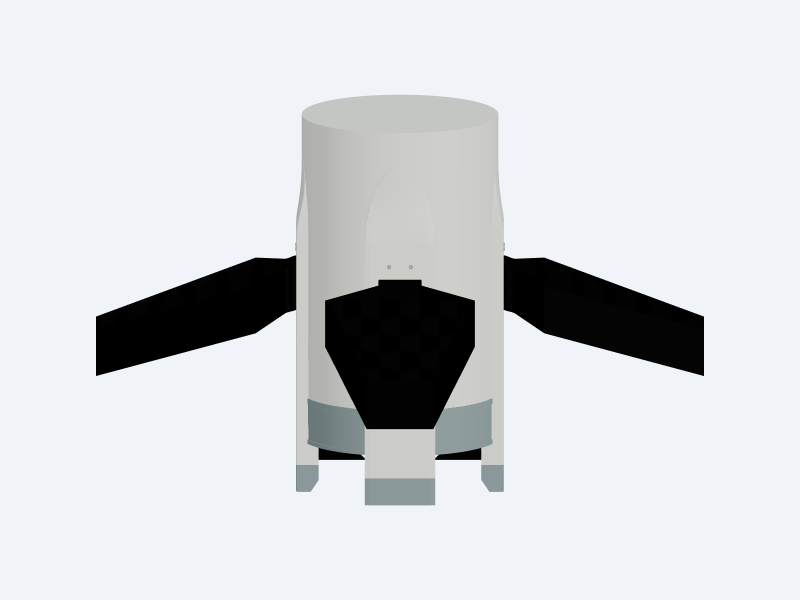
#> input picture cad/kris/Kris_housing_example_face.png, 1600 x 1200 px (shown at 1/2 size)
$ python -i compare_vodopad_stencil.py   (imports and definitions only)
#> lines starting #> are read from the running program, lines starting #| are printed output that depends on the picture; after the words box and inside, x2 and y2 are one past the last pixel; in counts of white or black regions, pixels touching at a corner belong together
#> further down, picture is the input picture: PIL image 1600x1200 RGBA; mean R, G, B, A 211.3, 214.7, 218.2, 255
import argparse
from collections import deque
from pathlib import Path

from PIL import Image, ImageChops, ImageDraw, ImageFilter


REFERENCE_SIZE = (772, 397)
MIDDLE_CROP = (30, 132, 740, 238)


def threshold_reference(image):
    grayscale = image.convert("L")
    return grayscale.point(lambda value: 255 if value < 248 else 0)


# [40 lines left out: function largest_component, not called in this run]


def render_mask(image):
    background = Image.new("RGB", image.size, image.getpixel((0, 0)))
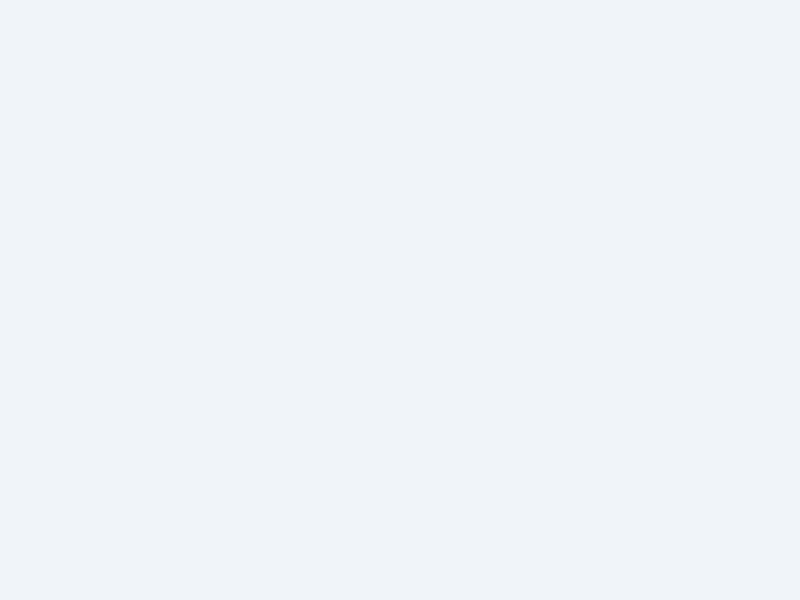
#> background: PIL image 1600x1200 RGB (shown at 1/2 size); mean R, G, B 240, 244, 249
    difference = ImageChops.difference(image.convert("RGB"), background).convert("L")
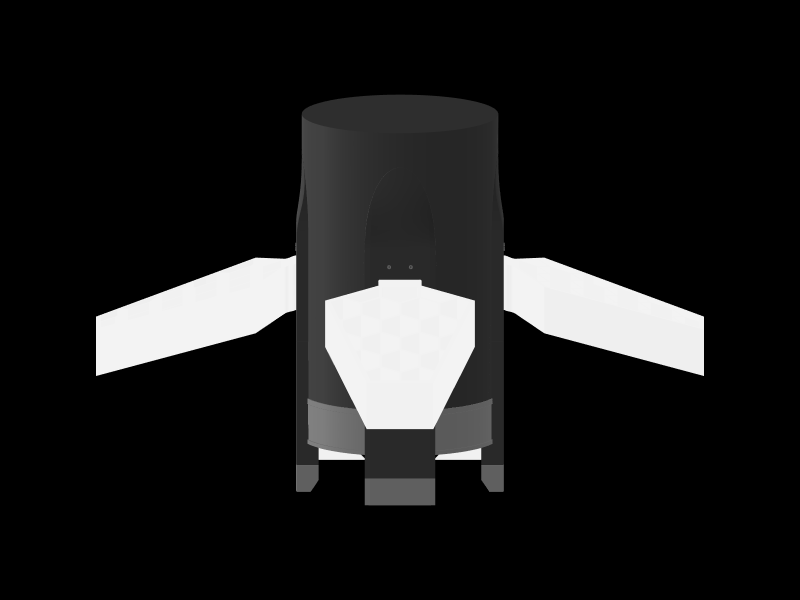
#> difference: PIL image 1600x1200 L (shown at 1/2 size); min 0, max 243, mean 29.2
    return difference.point(lambda value: 255 if value > 6 else 0)
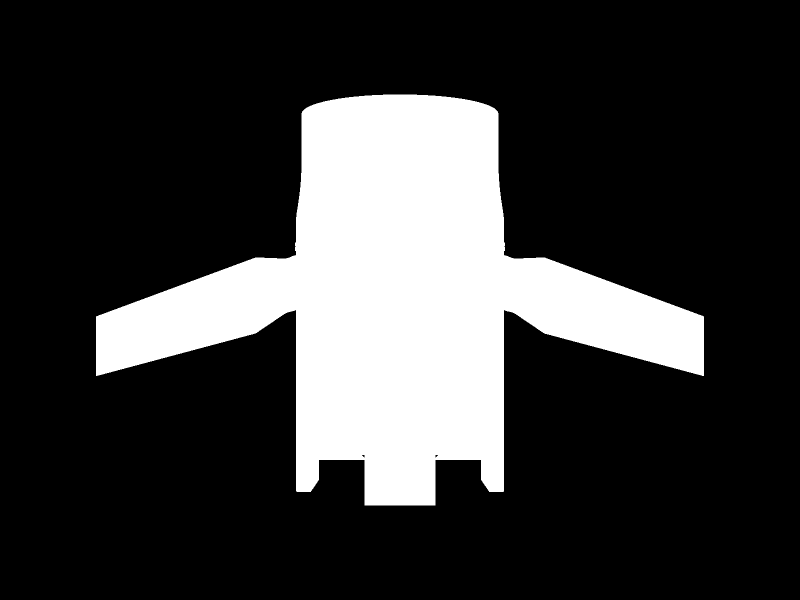
#> returned value: PIL image 1600x1200 L (shown at 1/2 size); 22% white; 1 white region, box (x1, y1, x2, y2) and area: (192, 189, 1408, 1011) 421743


# [83 lines left out: functions centerline, outline, main, not called in this run]


# [2 lines not run here, left out]

>>> from PIL import Image
>>> picture = Image.open('Kris_housing_example_face.png')
>>> result = render_mask(picture)

$ run again, on cad/kris/IRM-S4_Kris_nose.png
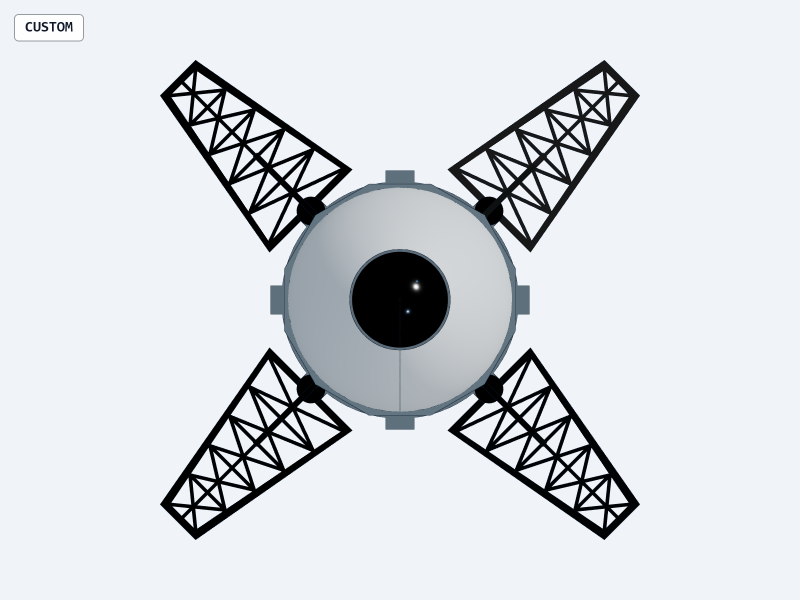
#> input picture cad/kris/IRM-S4_Kris_nose.png, 1600 x 1200 px (shown at 1/2 size)
#> picture is the input picture: PIL image 1600x1200 RGBA; mean R, G, B, A 214.5, 218.6, 223.5, 255
#> in render_mask, `difference = ImageChops.difference(image.convert("RGB"), background).c..`:
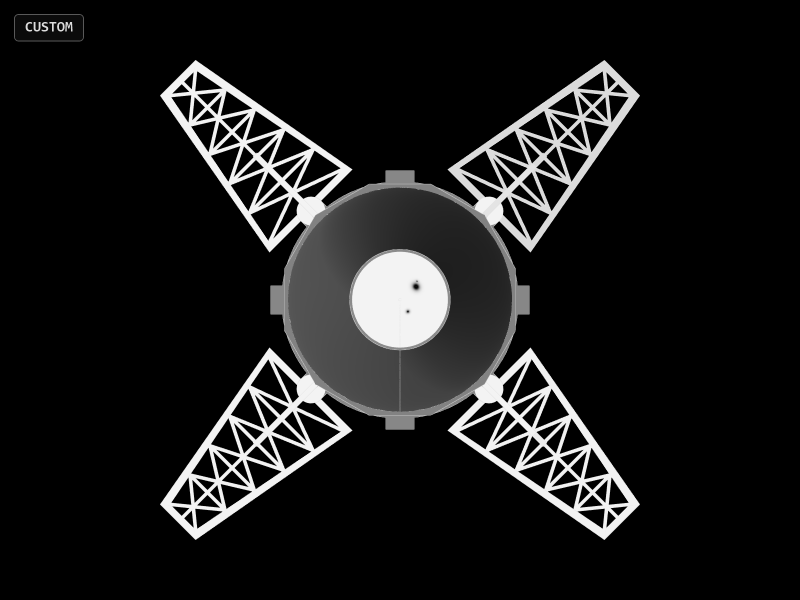
#> difference: PIL image 1600x1200 L (shown at 1/2 size); min 0, max 243, mean 25.5
#> in render_mask, `return difference.point(lambda value: 255 if value > 6 else 0)`:
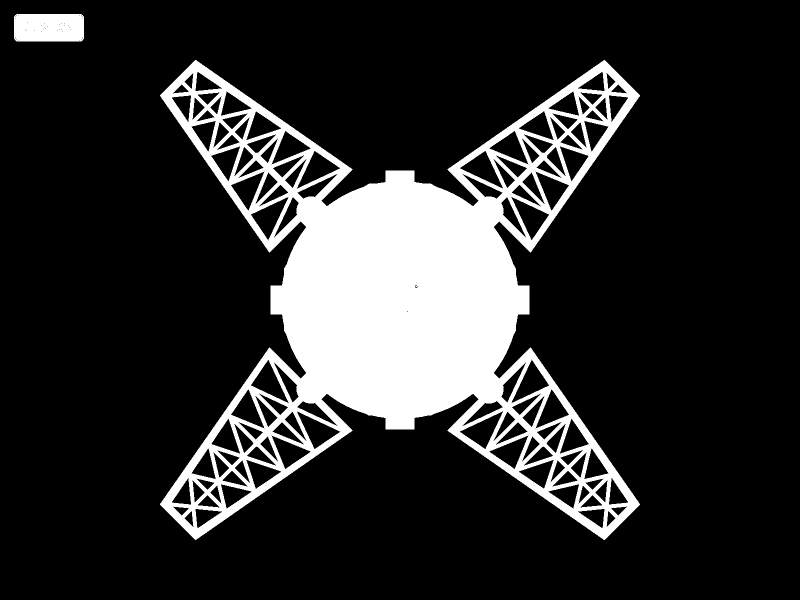
#> returned value: PIL image 1600x1200 L (shown at 1/2 size); 17.1% white; 2 white regions, box (x1, y1, x2, y2) and area: (320, 120, 1280, 1080) 320087, (28, 28, 168, 83) 7606
